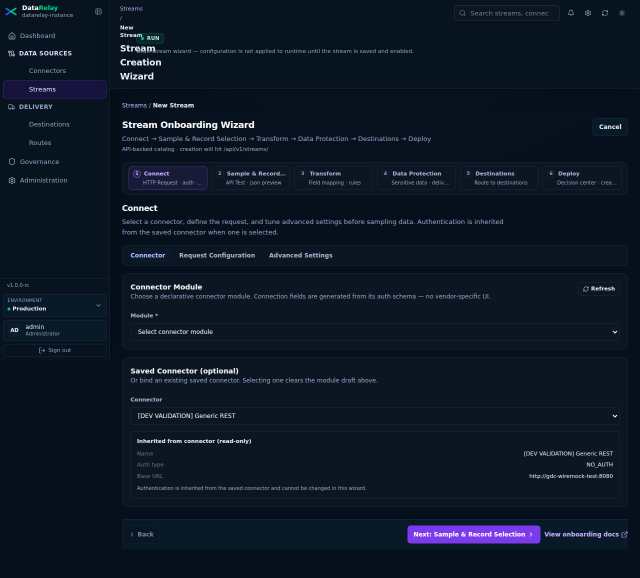
#> input picture images/screenshots/verified/01-connect-tabs.png, 1280 x 1155 px (shown at 1/2 size)
$ python annotate_scenario_screenshots.py
#> lines starting #> are read from the running program, lines starting #| are printed output that depends on the picture
#!/usr/bin/env python3
"""Pixel-accurate callouts over existing, historical Control UI test screenshots.

Requires Pillow. Real controls remain unchanged; only crops and overlays.
"""
from pathlib import Path
from dataclasses import dataclass
from PIL import Image, ImageDraw, ImageFont

ROOT = Path(__file__).resolve().parents[1]
SOURCE = ROOT / "images/screenshots/verified"
TARGET = ROOT / "images/screenshots/annotated"
FONT = "/usr/share/fonts/truetype/dejavu/DejaVuSans.ttf"

@dataclass(frozen=True)
class Shot:
    key: str
    src: str
    crop: tuple[int,int,int,int]
    marks: tuple[tuple[tuple[int,int,int,int],str],...]

SHOTS = [
    Shot("select-connector","01-connect-tabs.png",(244,477,1258,1103),(
        ((260,809,1239,855),"Choose Saved Connector"),
        ((815,1050,1085,1095),"Continue to Sample"))),
    Shot("run-test","02-sample-tabs-run-test.png",(244,489,1258,925),(
        ((260,625,366,660),"Run Test"),
        ((506,752,994,816),"Review HTTP status and records"),
        ((1026,688,1230,724),"Open Record Selection"))),
    Shot("record-selection","03-record-selection-tree.png",(244,905,1258,1417),(
        ((459,941,718,973),"Review suggested record path"),
        ((254,1024,739,1112),"Expand JSON Tree and inspect fields"),
        ((757,1141,1239,1257),"Select a checkpoint field"))),
    Shot("field-mapping","transform-step-screenshot.png",(257,396,1415,1012),(
        ((260,519,667,566),"Inspect incoming sample"),
        ((673,520,1024,566),"Map source fields"),
        ((1035,520,1400,566),"Verify final event preview"))),
    Shot("add-static-field","transform-add-field.png",(672,415,1409,754),(
        ((1275,424,1399,465),"Click Add field"),
        ((1166,465,1401,518),"Choose Static Value"),
        ((1034,539,1161,700),"Close menu, then inspect preview"))),
    Shot("deploy-readiness","08-deploy-blocked-after-api-failure.png",(244,505,1259,1213),(
        ((258,523,1247,600),"Read blocking readiness status"),
        ((262,729,806,853),"Open Edit for missing data/records"),
        ((1060,1167,1257,1205),"Deploy remains unavailable"))),
    Shot("stream-actions","09-stream-created.png",(244,405,1258,861),(
        ((266,471,822,522),"Read Stream creation status"),
        ((291,573,420,609),"Start Stream only when ready"),
        ((291,616,384,655),"Open Logs and verify runtime"))),
    Shot("dashboard-triage","dashboard-overview.png",(241,93,1419,977),(
        ((1122,97,1266,137),"Choose time range"),
        ((244,163,1416,231),"Check overall health"),
        ((1035,736,1414,846),"Use View all for alert detail"))),
    Shot("source-api-error","06-api-failure-blocks-transform.png",(244,548,1258,902),(
        ((260,677,1237,795),"Read HTTP 503 error details"),
        ((364,626,423,663),"Retry after fixing source"),
        ((929,850,1081,885),"Do not advance while blocked"))),
    Shot("saved-draft","02-draft-banner.png",(243,401,1258,461),(
        ((1018,413,1138,452),"Resume saved draft"),
        ((1144,413,1244,452),"Or start fresh"))),
]

def font(size): return ImageFont.truetype(FONT, size=size)

def annotate(shot):
    src=SOURCE/shot.src
    assert src.is_file(),src
    original=Image.open(src).convert("RGB")
#> original is the input picture: PIL image 1280x1155 RGB; mean R, G, B 13.4, 23.3, 37.5
    l,t,r,b=shot.crop
    assert 0<=l<r<=original.width and 0<=t<b<=original.height
    crop=original.crop(shot.crop)
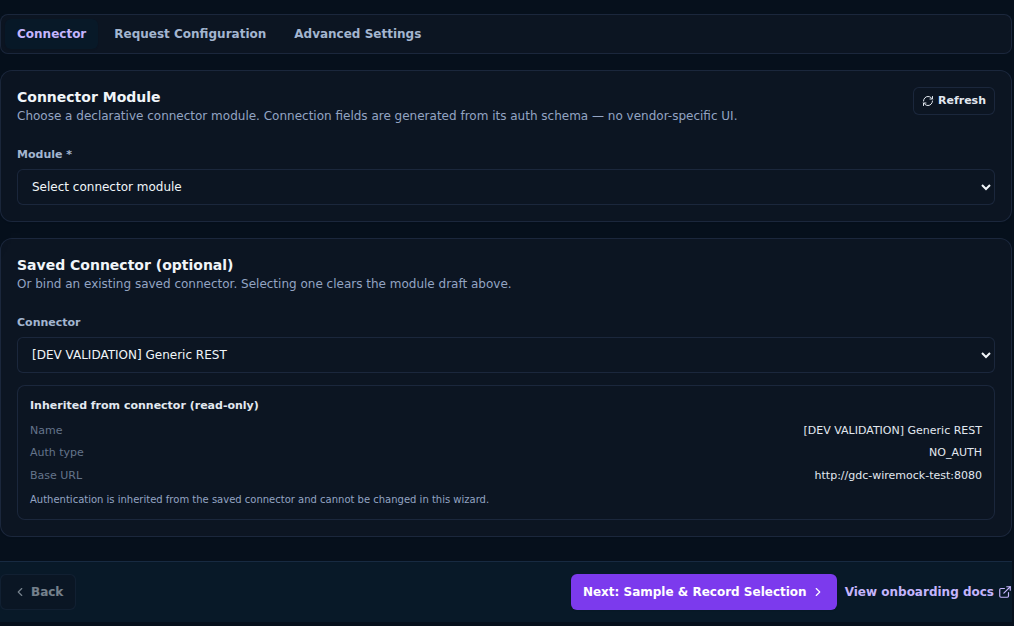
#> crop: PIL image 1014x626 RGB; mean R, G, B 16.4, 25.3, 40.9
    w,h=crop.size
#> w = 1014; h = 626
    top=55
    bottom=30+len(shot.marks)*38
    canvas=Image.new("RGB",(w,top+h+bottom),(12,24,38))
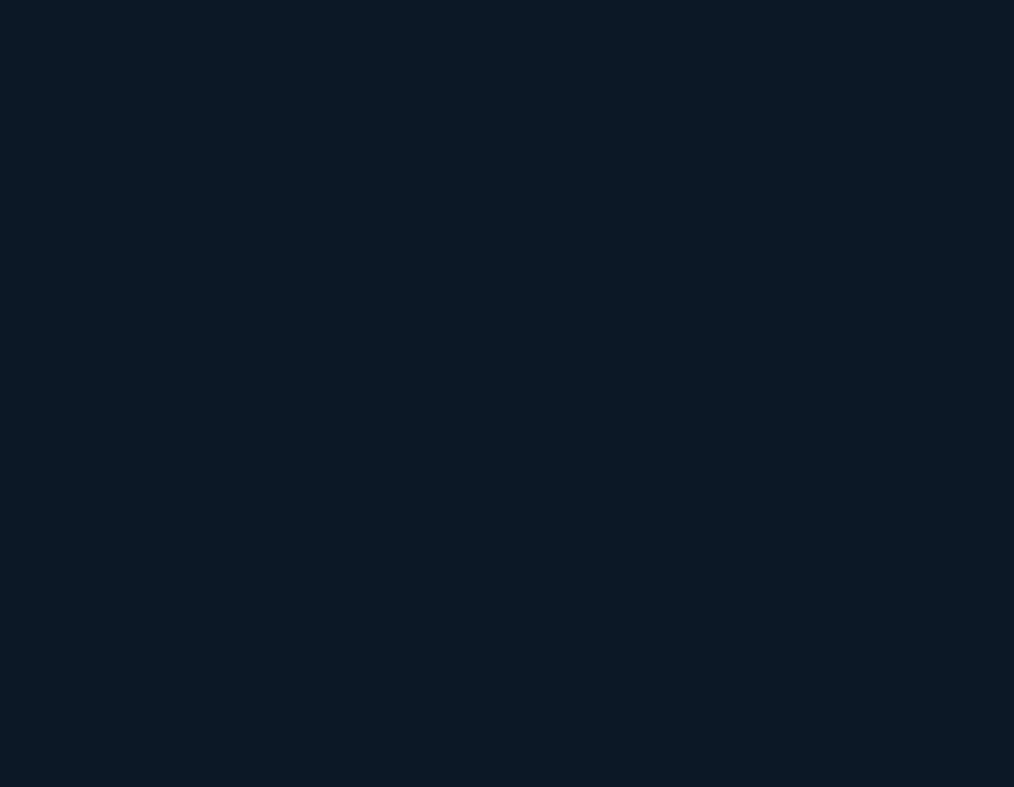
#> canvas: PIL image 1014x787 RGB; mean R, G, B 12, 24, 38
    canvas.paste(crop,(0,top))
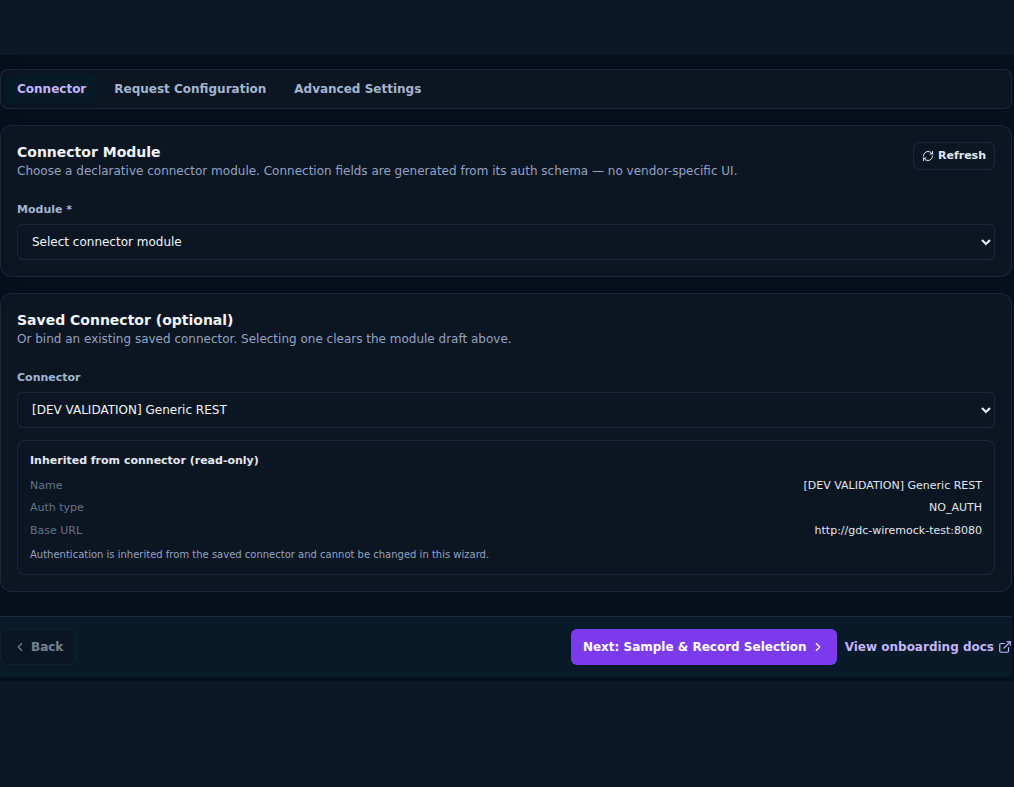
#> canvas: PIL image 1014x787 RGB; mean R, G, B 15.5, 25, 40.3
    d=ImageDraw.Draw(canvas)
    d.text((16,15),"DATARELAY CONTROL",font=font(24),fill=(250,251,253))
    tag="HISTORICAL UI TEST / ANNOTATED"
    tagw=d.textbbox((0,0),tag,font=font(15))[2]
#> tagw = 259
    d.text((w-tagw-17,21),tag,font=font(15),fill=(255,199,91))
    for n,(box,label) in enumerate(shot.marks,1):
        x1,y1,x2,y2=box
        assert l<=x1<x2<=r and t<=y1<y2<=b,(shot.key,box)
        d.rounded_rectangle((x1-l,y1-t+top,x2-l,y2-t+top),radius=9,outline=(255,184,66),width=5)
        cx=max(23,min(w-23,x1-l+17))
        cy=max(top+23,y1-t+top-12)
        d.ellipse((cx-21,cy-21,cx+21,cy+21),fill=(255,195,88),outline=(7,22,35),width=3)
        bb=d.textbbox((0,0),str(n),font=font(24))
        d.text((cx-(bb[2]-bb[0])/2,cy-(bb[3]-bb[1])/2-bb[1]),str(n),font=font(24),fill=(7,22,35))
        d.text((18,top+h+12+(n-1)*38),f"{n}. {label}",font=font(23),fill=(255,242,218))
#> this loop made 2 passes
#> bb on passes 1 to 2: (0, 5, 15, 23), (0, 5, 15, 23)
    TARGET.mkdir(parents=True,exist_ok=True)
    out=TARGET/(shot.key+".webp")
    canvas.save(out,"WEBP",quality=93,method=6)
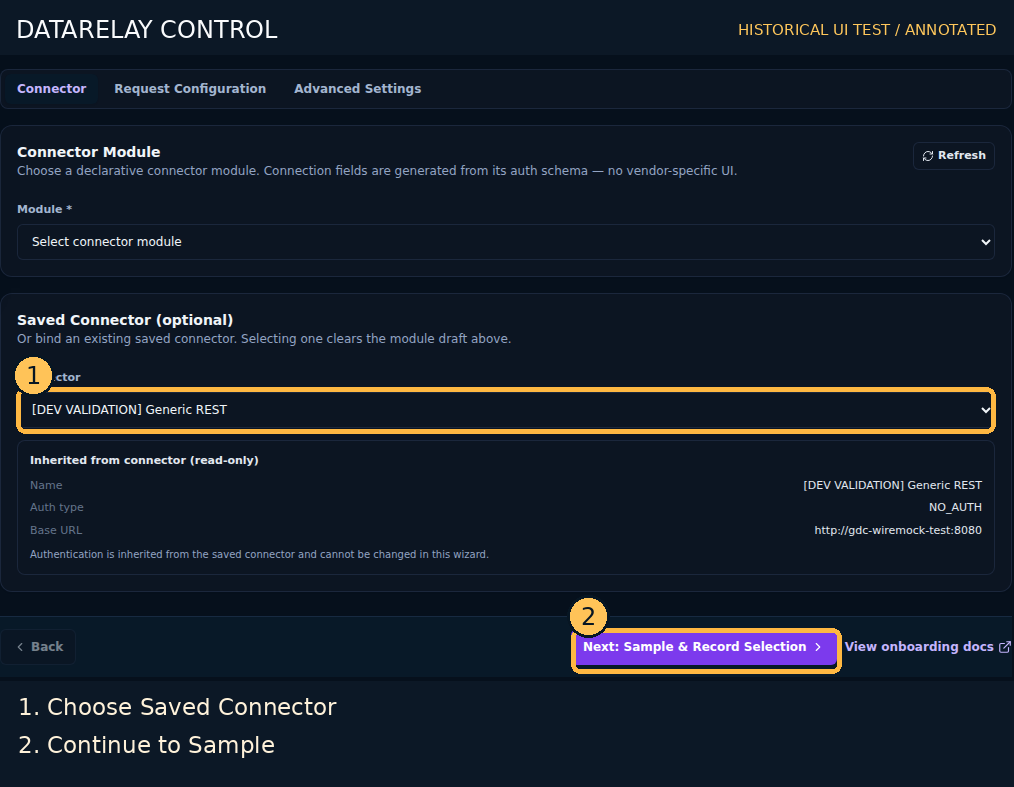
#> saved as select-connector.webp: PIL image 1014x787 RGB; mean R, G, B 21.3, 29.3, 41.7
#> (the run stopped early here; a loop or call above may not have finished)

$ run again, with images/screenshots/verified/04-record-selection-formatted.png copied over images/screenshots/verified/01-connect-tabs.png
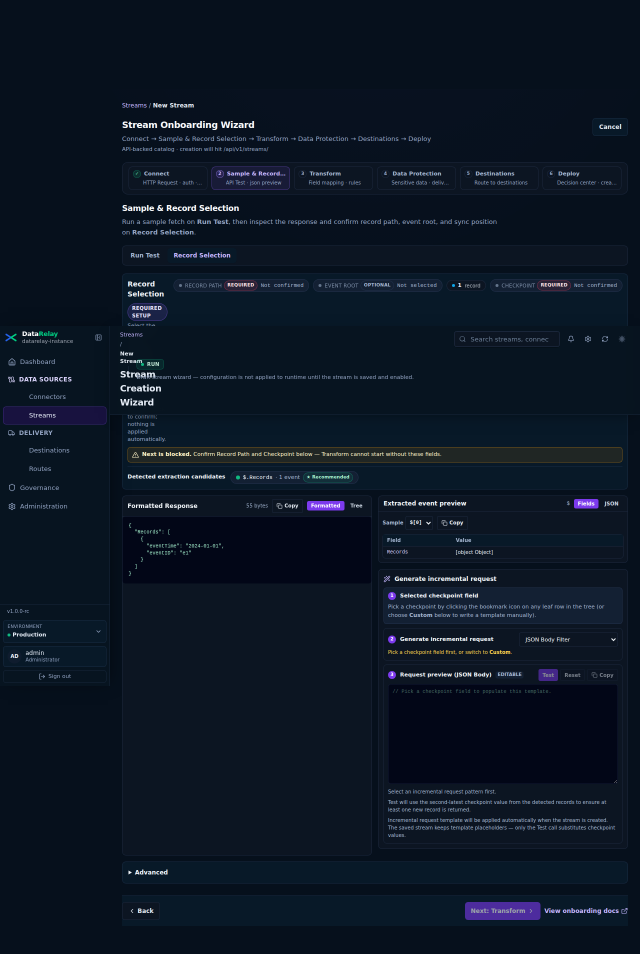
#> input picture images/screenshots/verified/04-record-selection-formatted.png, 1280 x 1908 px (shown at 1/2 size)
#> in annotate, original is the input picture: PIL image 1280x1908 RGB; mean R, G, B 12.1, 22.5, 36.2
#> in annotate, `crop=original.crop(shot.crop)`:
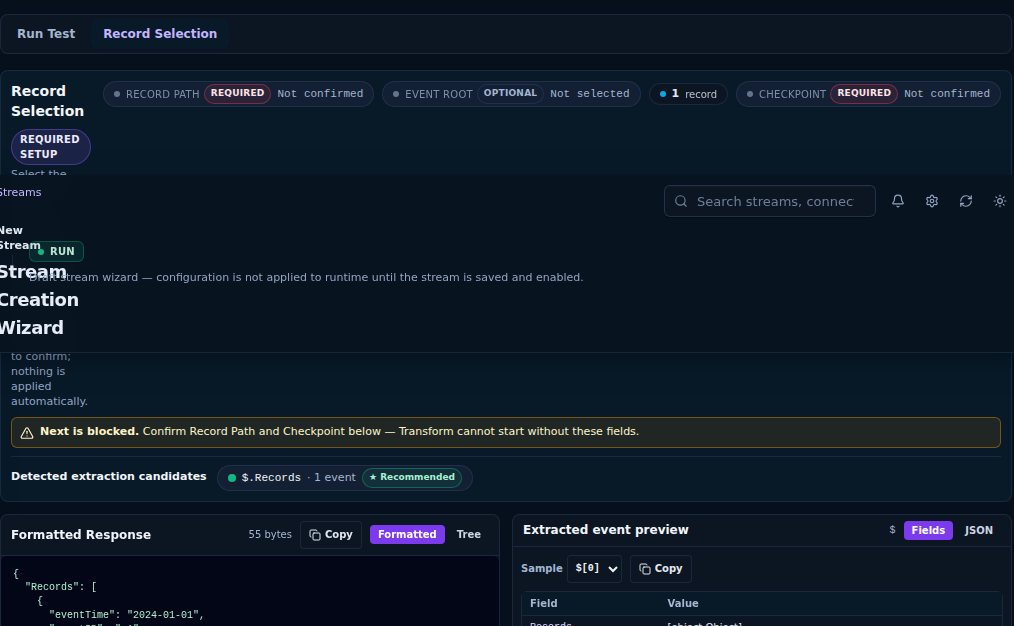
#> crop: PIL image 1014x626 RGB; mean R, G, B 14.7, 26.9, 40.3
#> tagw = 259
#> the loop in annotate, `for n,(box,label) in enumerate(shot.marks,1):` made 2 passes
#> bb on passes 1 to 2: (0, 5, 15, 23), (0, 5, 15, 23)
#> in annotate, `canvas.save(out,"WEBP",quality=93,method=6)`:
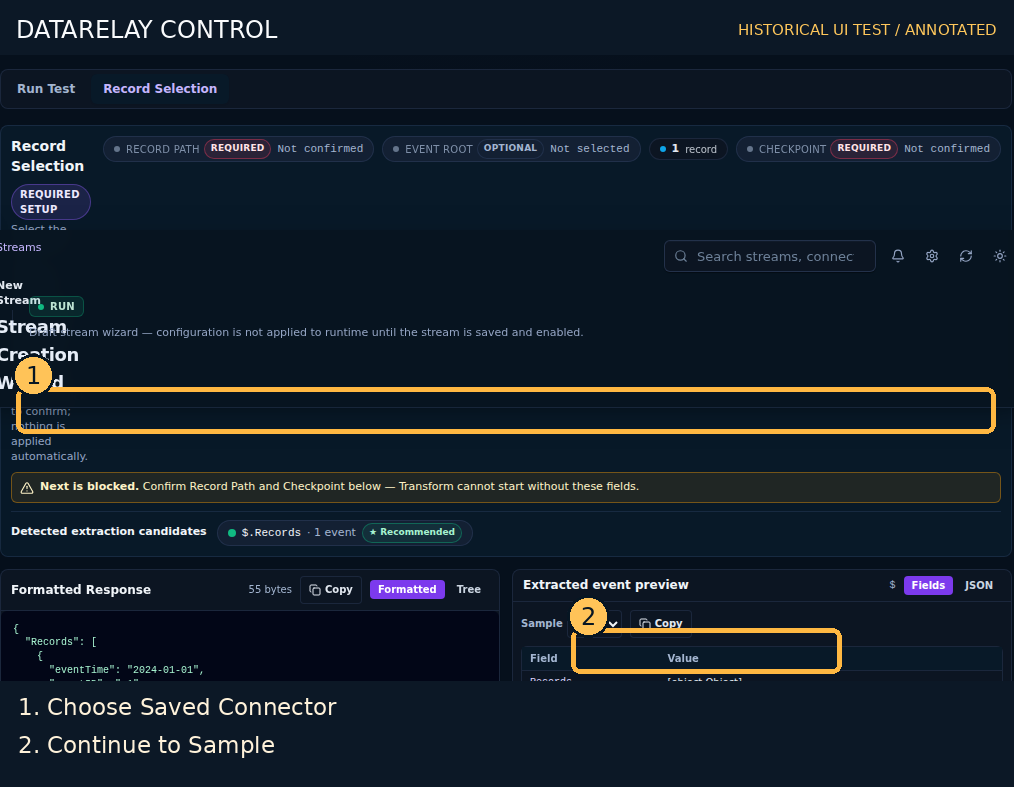
#> saved as select-connector.webp: PIL image 1014x787 RGB; mean R, G, B 20, 30.5, 41.4

$ run again, with images/screenshots/verified/04-resume-draft.png copied over images/screenshots/verified/01-connect-tabs.png
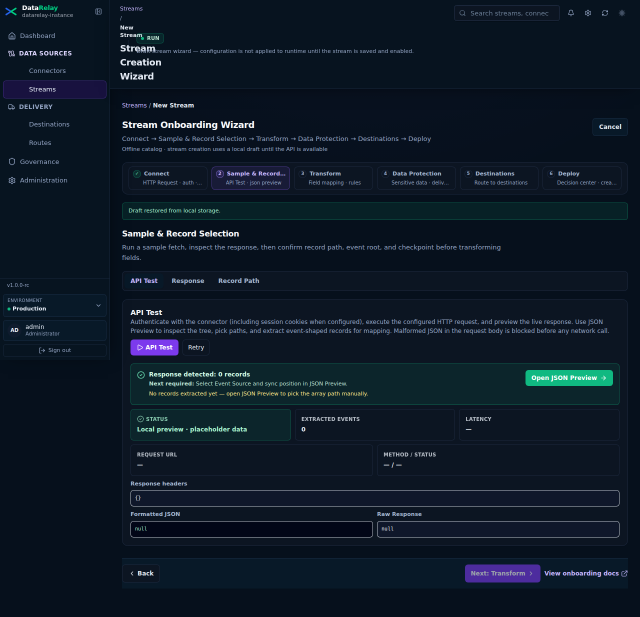
#> input picture images/screenshots/verified/04-resume-draft.png, 1280 x 1233 px (shown at 1/2 size)
#> in annotate, original is the input picture: PIL image 1280x1233 RGB; mean R, G, B 13.6, 25.6, 38.6
#> in annotate, `crop=original.crop(shot.crop)`:
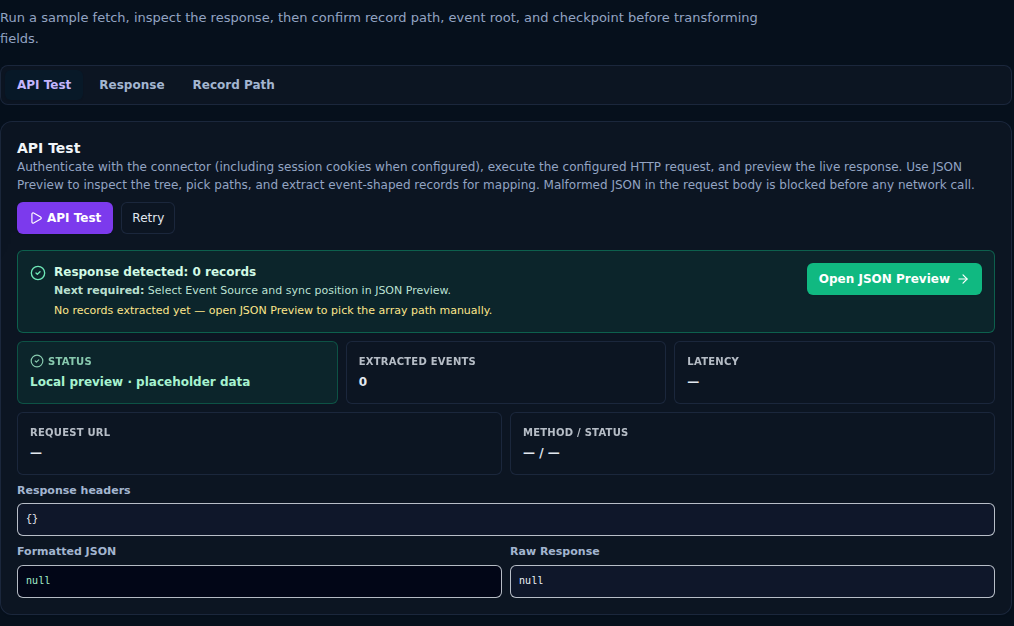
#> crop: PIL image 1014x626 RGB; mean R, G, B 17, 29.8, 42.2
#> tagw = 259
#> the loop in annotate, `for n,(box,label) in enumerate(shot.marks,1):` made 2 passes
#> bb on passes 1 to 2: (0, 5, 15, 23), (0, 5, 15, 23)
#> in annotate, `canvas.save(out,"WEBP",quality=93,method=6)`:
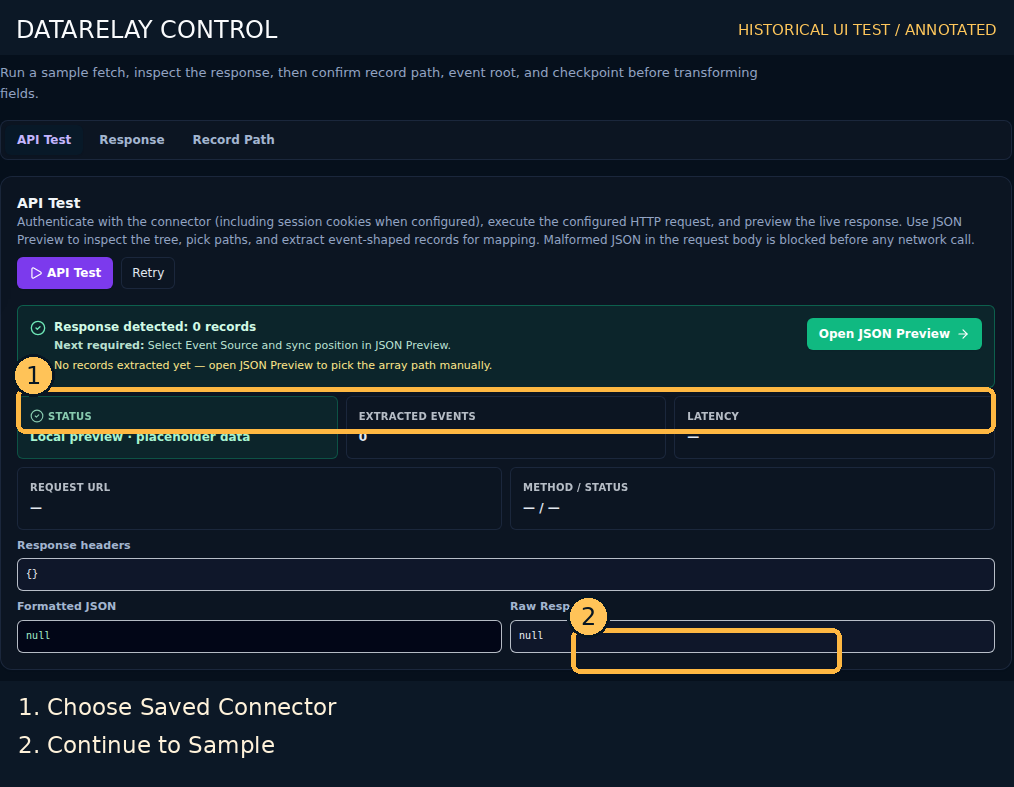
#> saved as select-connector.webp: PIL image 1014x787 RGB; mean R, G, B 21.9, 32.7, 42.8
